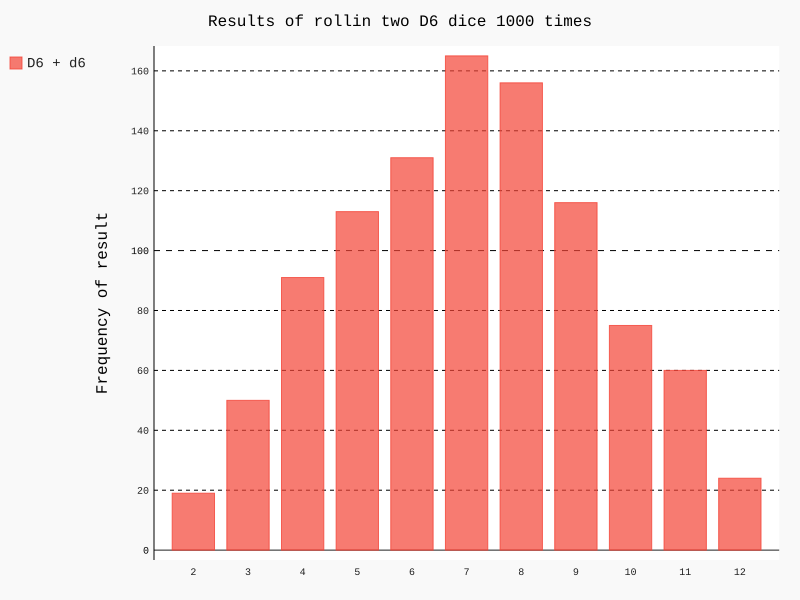

Generate this figure with Python:
import pygal
from cube import Cube

"""creating two D6 cubes """
cube_one = Cube()
cube_two = Cube()

"""Simulation of series of throws with saving the results in a list"""
results = []
for roll_num in range(1000):
    result = cube_one.roll() + cube_two.roll()
    results.append(result)

"""analysis of the results"""
frequencies = []
max_result = cube_one.num_sides + cube_two.num_sides
for value in range(2, max_result + 1):
    frequency = results.count(value)
    frequencies.append(frequency)

    """results visualisation"""
    hist = pygal.Bar()
    hist.title = "Results of rollin two D6 dice 1000 times"
    hist.x_labels = [str(i) for i in range(2, 13)]
    hist._x_title = "Result"
    hist.y_title = "Frequency of result"
    hist.add("D6 + d6", frequencies)
    hist.render_to_file("Visualisation/cube/double_cube_visual.svg")
